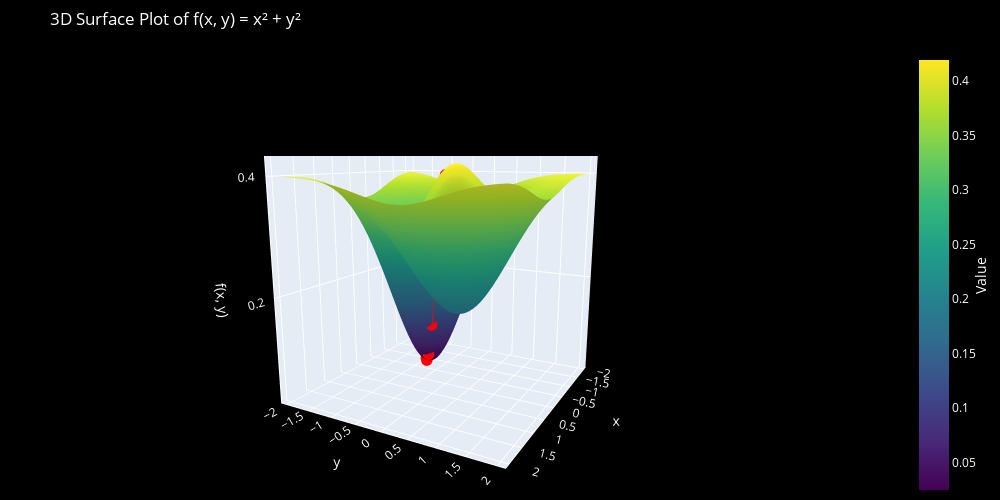

The notebook cell saved with this chart:
### Markdown cell above
### Momentum

### Code cell
V = torch.zeros(2)
learning_rate = 0.2
num_epochs = 10
beta = 0.5

mom = momentum(x_0,y_0,V,beta,learning_rate,num_epochs,g)

fig_3D = plot_3D_GD(x,y,mom[:,0],mom[:,1],g)
fig_3D.show()

### Figure 1 — Plotly figure (JSON) as saved in the notebook; plotly's stock layout.template omitted (floating-point values rounded to 4 significant figures; data arrays with more than 128 entries replaced by an {"elided": "..."} marker saying what was removed)
{"data": [{"colorbar": {"tickfont": {"color": "white"}, "title": {"font": {"color": "white"}, "side": "right", "text": "Value"}}, "colorscale": [[0, "#440154"], [0.1111, "#482878"], [0.2222, "#3e4989"], [0.3333, "#31688e"], [0.4444, "#26828e"], [0.5556, "#1f9e89"], [0.6667, "#35b779"], [0.7778, "#6ece58"], [0.8889, "#b5de2b"], [1, "#fde725"]], "showscale": true, "type": "surface", "x": {"elided": "100x100 float values"}, "y": {"elided": "100x100 float values"}, "z": {"elided": "100x100 float values"}}, {"line": {"color": "red", "width": 5}, "marker": {"color": "red", "size": 4}, "mode": "markers+lines", "name": "Path", "type": "scatter3d", "x": [0, -0.02, -0.05865, -0.1213, -0.2137, -0.3325, -0.4557, -0.5534, -0.6125, -0.6381], "y": [0, -0.04, -0.1101, -0.2115, -0.3455, -0.5012, -0.6467, -0.7473, -0.7939, -0.799], "z": [0.4, 0.3885, 0.3611, 0.3062, 0.2158, 0.1114, 0.04455, 0.02714, 0.02881, 0.03012]}], "layout": {"height": 500, "margin": {"b": 0, "l": 0, "r": 0, "t": 50}, "paper_bgcolor": "black", "plot_bgcolor": "black", "scene": {"bgcolor": "black", "camera": {"eye": {"x": 2, "y": 1.1, "z": 0.5}}, "xaxis": {"linecolor": "white", "linewidth": 2, "showgrid": true, "showline": true, "tickfont": {"color": "white"}, "title": {"font": {"color": "white"}, "text": "x"}}, "yaxis": {"linecolor": "white", "linewidth": 2, "showgrid": true, "showline": true, "tickfont": {"color": "white"}, "title": {"font": {"color": "white"}, "text": "y"}}, "zaxis": {"linecolor": "white", "linewidth": 2, "showgrid": true, "showline": true, "tickfont": {"color": "white"}, "title": {"font": {"color": "white"}, "text": "f(x, y)"}}}, "title": {"font": {"color": "white"}, "text": "3D Surface Plot of f(x, y) = x² + y²"}, "width": 1000}}
